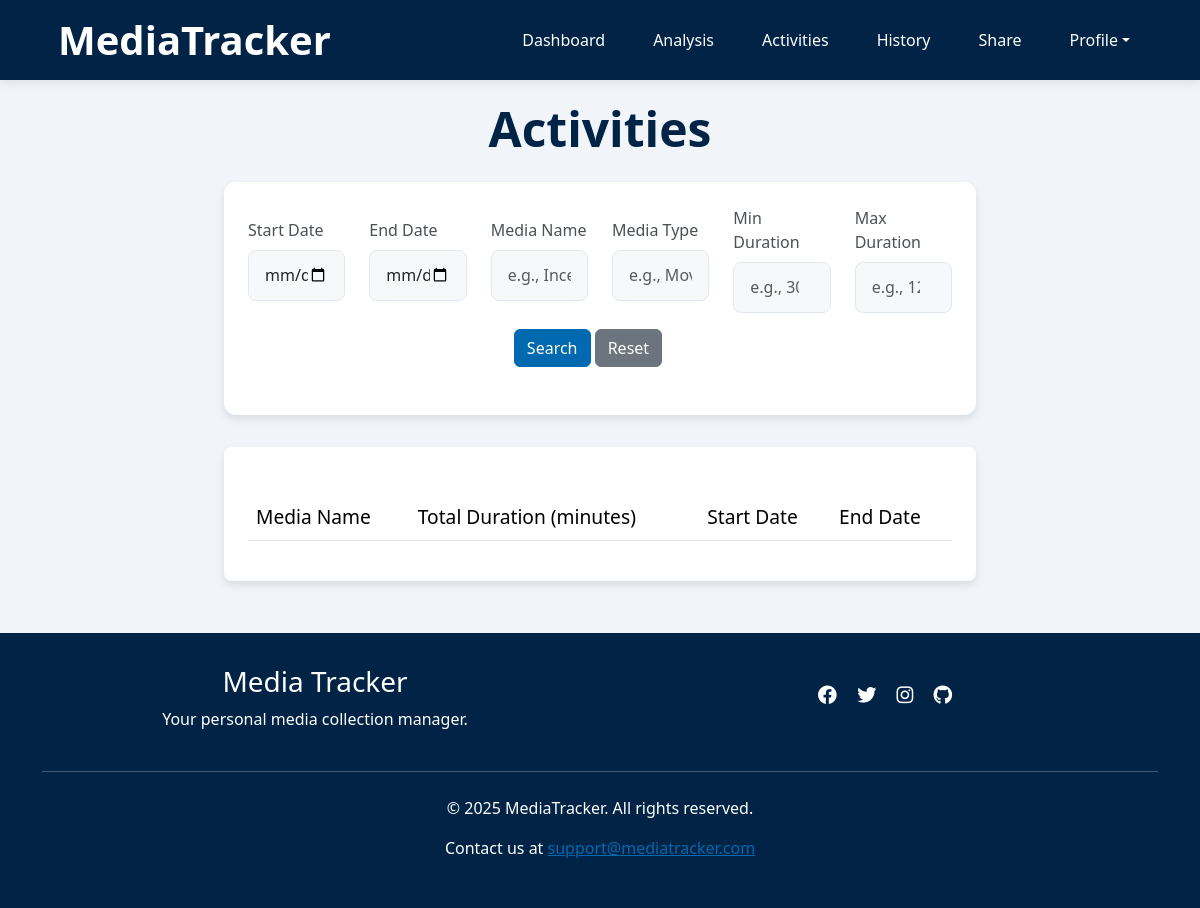
Before: /activities (signed in) with the older database file.
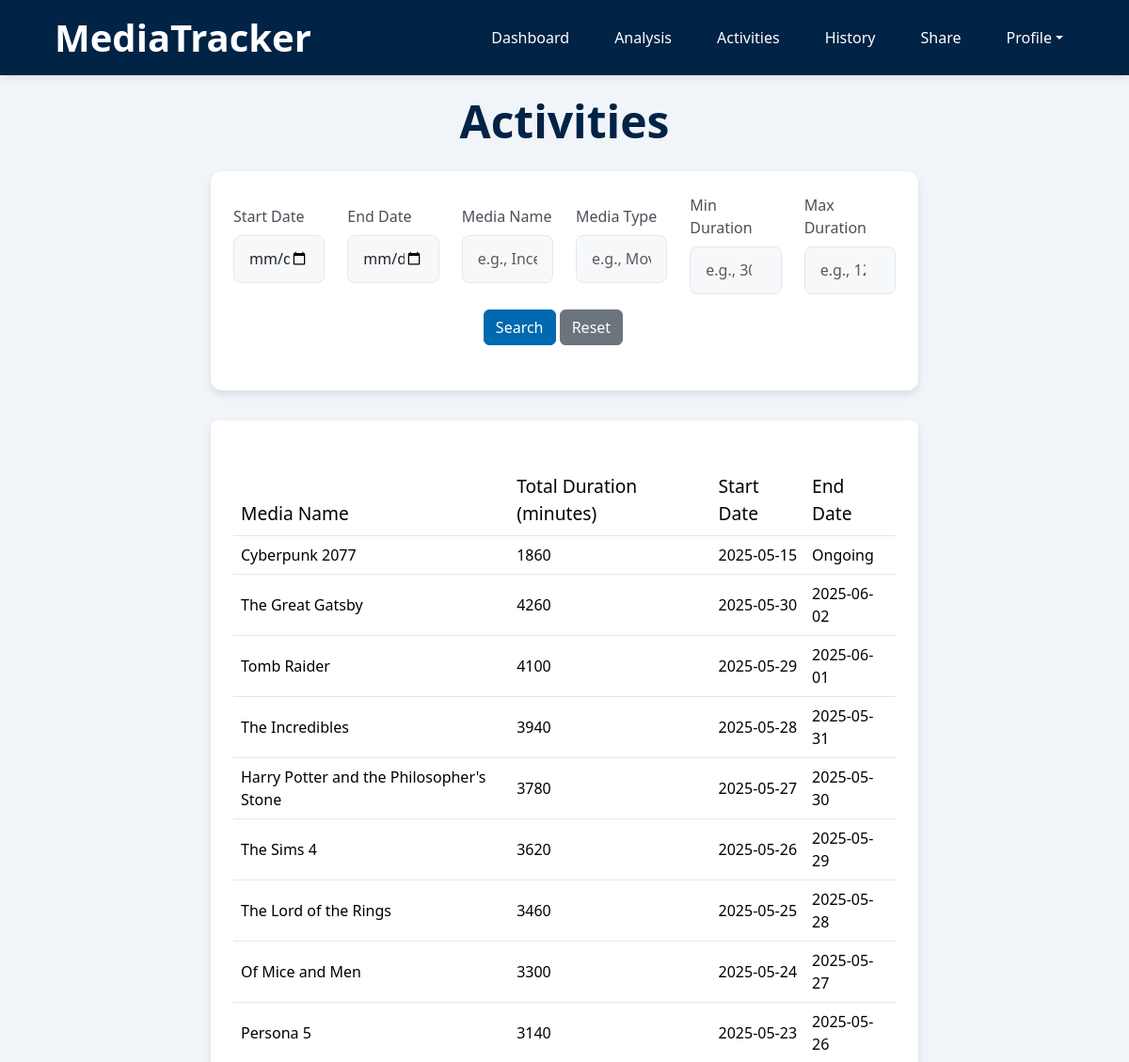
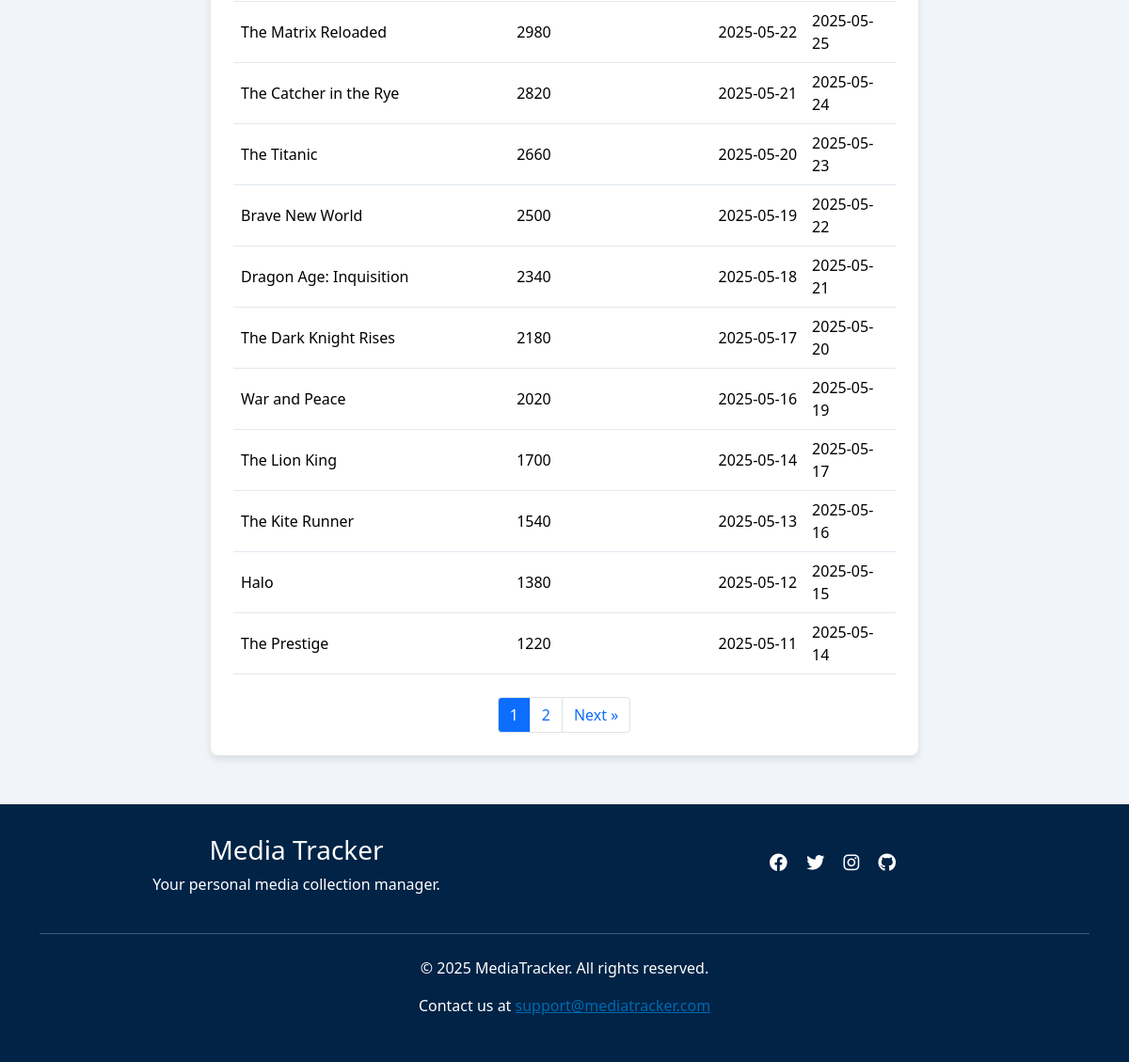
After: the same page with the newer database file (2 pictures, top to bottom).
### app/models.py (models this page shows)
class Activities(db.Model):
    __tablename__ = 'Activities'
    id = db.Column(db.Integer, primary_key=True)
    username = db.Column(db.String(80), db.ForeignKey('Users.username'), nullable=False)
    media_type = db.Column(db.String(50), nullable=False)
    media_subtype = db.Column(db.String(50), nullable=True)
    media_name = db.Column(db.String(120), nullable=False)
    status = db.Column(db.String(20), nullable=False, default='ongoing')
    start_date = db.Column(db.Date, nullable=True)
    end_date = db.Column(db.Date, nullable=True)
    rating = db.Column(db.Float, nullable=True)
    comment = db.Column(db.Text, nullable=True)
    media_entries = db.relationship('Entries', backref='activity')

### app/routes.py (the view)
@app.route('/activities', methods=['GET'])
def activities():
    if 'username' not in session:
        flash('Please log in to view your activities.', 'danger')
        return redirect(url_for('index'))
    username = session['username']
    data     = fetch_past_activities(username, request)
    uncompleted = data["uncompleted_activities"]
    completed   = data["completed_activities"]
    combined    = uncompleted + completed
    PER_PAGE    = 20
    page        = request.args.get('page', 1, type=int)
    total       = len(combined)
    total_pages = (total + PER_PAGE - 1) // PER_PAGE
    start_idx   = (page - 1) * PER_PAGE
    page_slice = combined[start_idx : start_idx + PER_PAGE]
    ongoing_page   = [a for a in page_slice if a in uncompleted]
    completed_page = [a for a in page_slice if a in completed]
    args = request.args.to_dict()
    args.pop('page', None)
    return render_template(
        'activities.html',
        uncompleted_activities=ongoing_page,
        completed_activities=completed_page,
        page=page,
        total_pages=total_pages,
        request_args=args,
        visitor=False
    )

### app/helpers/activities_handler.py (called while the page is built)
def fetch_past_activities(username, request):
    filters = {
        'start_date': request.args.get('start_date'),
        'end_date': request.args.get('end_date'),
        'media_name': request.args.get('media_name'),
        'media_type': request.args.get('media_type'),
        'min_duration': request.args.get('min_duration'),
        'max_duration': request.args.get('max_duration')
    }
    uncompleted_activities = get_uncompleted_activities(username, filters)
    completed_activities = get_completed_activities(username, filters)
    return {
        "uncompleted_activities": uncompleted_activities,
        "completed_activities": completed_activities
    }

### app/templates/activities.html (shortened to what the changed rows need)
{% extends "base.html" %}
{% block content %}
<div class="page-container">
    <h2 class="text-center page-title">Activities</h2>
    <section class="table-section">
    <table class="table mt-4">
        <thead>
            <tr>
                <th class="wow fadeInUp" data-wow-duration="0.2s" data-wow-delay="0.05s">Media Name</th>
                <th class="wow fadeInUp" data-wow-duration="0.2s" data-wow-delay="0.2s">Total Duration (minutes)</th>
                <th class="wow fadeInUp" data-wow-duration="0.2s" data-wow-delay="0.25s">Start Date</th>
                <th class="wow fadeInUp" data-wow-duration="0.2s" data-wow-delay="0.3s">End Date</th>
            </tr>
        </thead>
        <tbody>
            {% for activity in uncompleted_activities %}
            <tr class="activity-row">
                <td class="wow fadeInUp" data-wow-duration="0.2s" data-wow-delay="0.05s">{{ activity.media_name }}</td>
                <td class="wow fadeInUp" data-wow-duration="0.2s" data-wow-delay="0.2s">{{ activity.total_duration }}</td>
                <td class="wow fadeInUp" data-wow-duration="0.2s" data-wow-delay="0.3s">{{ activity.start_date }}</td>
                <td class="wow fadeInUp" data-wow-duration="0.2s" data-wow-delay="0.4s">Ongoing</td>
            </tr>
            {% endfor %}
            {% for activity in completed_activities %}
            <tr class="activity-row">
                <td class="wow fadeInUp" data-wow-duration="0.2s" data-wow-delay="0.05s">{{ activity.media_name }}</td>
                <td class="wow fadeInUp" data-wow-duration="0.2s" data-wow-delay="0.2s">{{ activity.total_duration }}</td>
                <td class="wow fadeInUp" data-wow-duration="0.2s" data-wow-delay="0.3s">{{ activity.start_date }}</td>
                <td class="wow fadeInUp" data-wow-duration="0.2s" data-wow-delay="0.4s">{{ activity.end_date }}</td>
            </tr>
            {% endfor %}
        </tbody>
    </table>
    {% if total_pages > 1 %}
        <nav aria-label="Pagination">
        <ul class="pagination justify-content-center mt-4">
            {% for p in range(1, total_pages+1) %}
            <li class="page-item {% if p==page %}active{% endif %}">
                <a class="page-link"
                href="{{ url_for(request.endpoint, page=p, **request_args) }}">
                {{ p }}
                </a>
            </li>
            {% endfor %}
            {% if page < total_pages %}
            <li class="page-item">
                <a class="page-link"
                href="{{ url_for(request.endpoint, page=page+1, **request_args) }}">
                Next &raquo;
                </a>
            </li>
            {% endif %}
        </ul>
        </nav>
        {% endif %}
    </section>
</div>
{% endblock %}

Changed rows visible on the page:
added Activities: media_name "Cyberpunk 2077", total_duration "1860", start_date "2025-05-15", shown under "Activities"
added Activities: media_name "The Great Gatsby", total_duration "4260", start_date "2025-05-30", end_date "2025-06-02"
added Activities: media_name "Tomb Raider", total_duration "4100", start_date "2025-05-29", end_date "2025-06-01"
added Activities: media_name "The Incredibles", total_duration "3940", start_date "2025-05-28", end_date "2025-05-31"
added Activities: media_name "Harry Potter and the Philosopher's Stone", total_duration "3780", start_date "2025-05-27", end_date "2025-05-30"
added Activities: media_name "The Sims 4", total_duration "3620", start_date "2025-05-26", end_date "2025-05-29"
added Activities: media_name "The Lord of the Rings", total_duration "3460", start_date "2025-05-25", end_date "2025-05-28"
added Activities: media_name "Of Mice and Men", total_duration "3300", start_date "2025-05-24", end_date "2025-05-27"
added Activities: media_name "Persona 5", total_duration "3140", start_date "2025-05-23", end_date "2025-05-26"
added Activities: media_name "The Matrix Reloaded", total_duration "2980", start_date "2025-05-22", end_date "2025-05-25"
added Activities: media_name "The Catcher in the Rye", total_duration "2820", start_date "2025-05-21", end_date "2025-05-24"
added Activities: media_name "The Titanic", total_duration "2660", start_date "2025-05-20", end_date "2025-05-23"
added Activities: media_name "Brave New World", total_duration "2500", start_date "2025-05-19", end_date "2025-05-22"
added Activities: media_name "Dragon Age: Inquisition", total_duration "2340", start_date "2025-05-18", end_date "2025-05-21"
added Activities: media_name "The Dark Knight Rises", total_duration "2180", start_date "2025-05-17", end_date "2025-05-20"
added Activities: media_name "War and Peace", total_duration "2020", start_date "2025-05-16", end_date "2025-05-19"
added Activities: media_name "The Lion King", total_duration "1700", start_date "2025-05-14", end_date "2025-05-17"
added Activities: media_name "The Kite Runner", total_duration "1540", start_date "2025-05-13", end_date "2025-05-16"
added Activities: media_name "Halo", total_duration "1380", start_date "2025-05-12", end_date "2025-05-15"
added Activities: media_name "The Prestige", total_duration "1220", start_date "2025-05-11", end_date "2025-05-14"
Other visible differences:
new list line: "1"
new list line: "2"
text now shown: "Next »"
